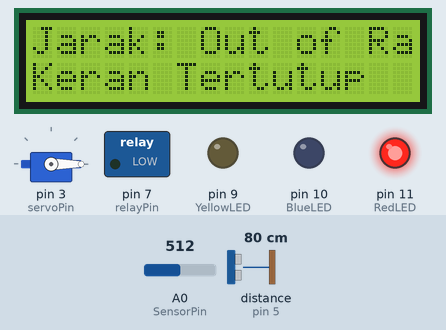
This sketch was run on a simulated Arduino Uno, built with avr-gcc and run on an emulated ATmega328P. Parts: 16×2 character LCD, servo, switched loads named in the sketch (green lamp = pin HIGH), output pins drawn as LEDs (lit = HIGH). Wiring (inferred from the names in the program): ultrasonic range finder: trigger pin 6; echo pin 5. Inputs (shaded band) come from the test bench; at power-on: distance to the obstacle (sensor on pin 5) 80 cm, A0 (SensorPin) = 512. The echo pulse lasts 58.3 µs per cm; pins used as bus, display or sensor lines are not drawn; what the sketch prints to the serial monitor is not drawn.

Above: at 3.2 s.
3.3 s: distance to the obstacle (sensor on pin 5) set to 16 cm
At 6.6 s:
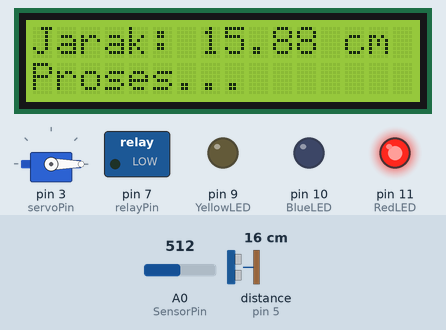
7.0 s: distance to the obstacle (sensor on pin 5) set to 13 cm
At 8.6 s:
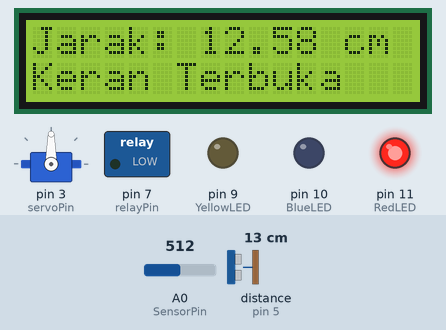
9.3 s: A0 (SensorPin) set to 629
11.3 s: A0 (SensorPin) set to 652
At 12.9 s:
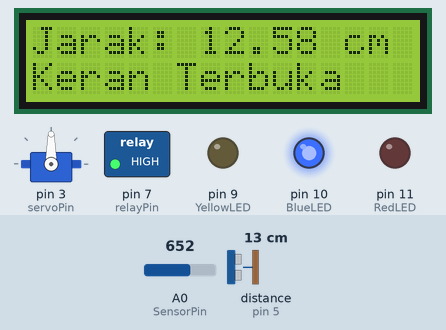
13.9 s: A0 (SensorPin) set to 670
15.9 s: A0 (SensorPin) set to 696
At 18.2 s:
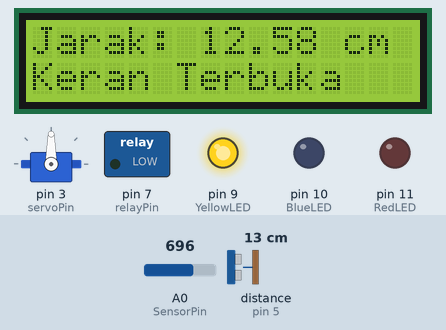
Timing chart, 0 to 19.5 s (numbered marks = the images above; inputs shaded):
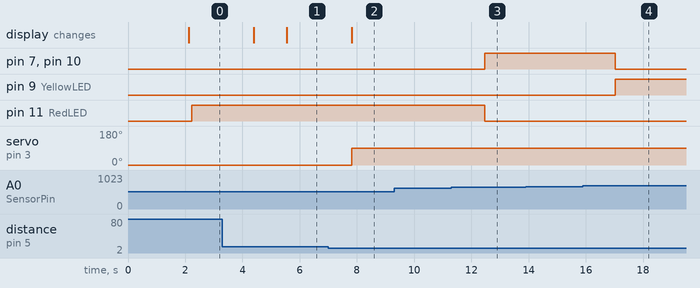

Measured:
- the behaviour switches between 15 and 14 cm on distance to the obstacle (sensor on pin 5) (found by bisection; images 1 and 2)
- the behaviour switches between 636 and 637 on A0 (SensorPin) (found by bisection; images 2 and 3)
- the behaviour switches between 680 and 681 on A0 (SensorPin) (found by bisection; images 3 and 4)
- after the input at 3.3 s, the display: first changes after 1.1 s (image 1 shows a later state)
- after the input at 7.0 s, servo on pin 3 (servoPin): 0° → 90° after 0.82 s; the display: changes after 0.82 s (image 2)
- after the input at 11.3 s, pin 7 (relayPin), pin 10 (BlueLED): LOW → HIGH after 1.2 s; pin 11 (RedLED): HIGH → LOW after 1.2 s
- after the input at 15.9 s, pin 7 (relayPin), pin 10 (BlueLED): HIGH → LOW after 1.1 s; pin 9 (YellowLED): LOW → HIGH after 1.1 s

The sketch:

The_Code_V3.0.0.ino
```cpp
#include <Wire.h>
#include <LiquidCrystal_I2C.h>
#include <Servo.h>

LiquidCrystal_I2C lcd(0x27, 16, 2); // Sesuaikan alamat I2C jika perlu
const int trigPin = 6;
const int echoPin = 5;
Servo myServo; // Deklarasi objek servo
const int servoPin = 3; // Pin servo

#define SensorPin A0      // pH meter Analog output to Arduino Analog Input 0
#define RedLED 11         // Pin untuk LED Merah
#define YellowLED 9     // Pin untuk LED Kuning
#define BlueLED 10         // Pin untuk LED Biru

// Kalibrasi pH
float PH4 = 3.594;
float PH7 = 3.271;
float PH_step;
float Po; // Nilai pH yang dihitung
int nilai_analog_PH;
double TeganganPh;

unsigned long int avgValue;  // Menyimpan nilai rata-rata dari sensor feedback
int buf[10], temp;

const int relayPin = 7;  // Pin untuk Relay Pompa

void setup() {
  Serial.begin(9600);
  lcd.init();
  lcd.backlight();
  lcd.setCursor(0, 0);
  lcd.print("Cek Ketinggian");

  pinMode(trigPin, OUTPUT);
  pinMode(echoPin, INPUT);

  myServo.attach(servoPin); // Hubungkan servo ke pin servo
  myServo.write(0); // Posisi awal servo di 0 derajat (keran tertutup)

  pinMode(SensorPin, INPUT);

  // Inisialisasi LED pin sebagai output
  pinMode(RedLED, OUTPUT);
  pinMode(YellowLED, OUTPUT);
  pinMode(BlueLED, OUTPUT);
  pinMode(relayPin, OUTPUT);  // Inisialisasi relay pompa

  delay(2000); // Tunggu beberapa detik untuk Serial Monitor terbuka
}

void loop() {
  // Kirim sinyal ultrasonik
  digitalWrite(trigPin, LOW);
  delayMicroseconds(2);
  digitalWrite(trigPin, HIGH);
  delayMicroseconds(10);
  digitalWrite(trigPin, LOW);

  // Baca durasi pantulan
  long duration = pulseIn(echoPin, HIGH, 30000); // Timeout 30 ms
  float distance = (duration == 0) ? -1 : duration * 0.034 / 2;

  // Tampilkan hasil di Serial Monitor
  Serial.print("Jarak: ");
  if (distance < 0) {
    Serial.println("Out of Range");
  } else {
    Serial.print(distance);
    Serial.println(" cm");
  }

  // Tampilkan hasil di LCD
  lcd.setCursor(0, 0);
  lcd.print("Jarak: ");
  if (distance < 0 || distance < 1 || distance > 30) { // Hanya tampilkan jarak antara 1 dan 30 cm
    lcd.print("Out of Range   ");
  } else {
    lcd.print(distance);
    lcd.print(" cm    ");
  }

  // Kontrol servo berdasarkan ketinggian air
  if (distance <= 13.80) { // Jika jarak 10 cm atau kurang, buka keran (servo 90 derajat)
    lcd.setCursor(0, 1);
    lcd.print("Keran Terbuka   ");
    myServo.write(90); // Buka keran
  } else if (distance >= 18.50) { // Jika jarak 18.50 cm, tutup keran (servo 0 derajat)
    lcd.setCursor(0, 1);
    lcd.print("Keran Tertutup  ");
    myServo.write(0); // Tutup keran
  } else {
    lcd.setCursor(0, 1);
    lcd.print("Proses...       ");
  }

  // Membaca nilai pH
  for (int i = 0; i < 10; i++) {
    buf[i] = analogRead(SensorPin);
    delay(10);
  }

  for (int i = 0; i < 9; i++) {
    for (int j = i + 1; j < 10; j++) {
      if (buf[i] > buf[j]) {
        temp = buf[i];
        buf[i] = buf[j];
        buf[j] = temp;
      }
    }
  }

  avgValue = 0;
  for (int i = 2; i < 8; i++) avgValue += buf[i];

  // Kalkulasi tegangan dan pH dengan kalibrasi
  nilai_analog_PH = avgValue / 6; // Ambil nilai rata-rata
  TeganganPh = 5.0 / 1024.0 * nilai_analog_PH;

  // Kalkulasi pH berdasarkan kalibrasi dua titik
  PH_step = (PH4 - PH7) / 3;
  Po = 7.00 + ((PH7 - TeganganPh) / PH_step);

  // Tampilkan nilai pH di Serial Monitor
  Serial.print("pH Value: ");
  Serial.print(Po);
  Serial.println("  ");

  // Matikan semua LED terlebih dahulu
  digitalWrite(RedLED, LOW);
  digitalWrite(YellowLED, LOW);
  digitalWrite(BlueLED, LOW);

  // Menentukan LED yang menyala berdasarkan nilai pH
  if (Po < 4) {
    Serial.println("Very Acidic");
    digitalWrite(YellowLED, HIGH); // LED Kuning hidup
    digitalWrite(relayPin, LOW); //Pompa mati (relay tidak aktif)
  } else if (Po >= 4 && Po < 6.5) {
    Serial.println("Acidic");
    digitalWrite(YellowLED, HIGH); // LED Kuning hidup
    digitalWrite(relayPin, LOW); // Pompa mati (relay tidak aktif)
  } else if (Po >= 6.5 && Po <= 8.5) {
    Serial.println("Neutral");
    digitalWrite(BlueLED, HIGH); // LED Biru hidup
    digitalWrite(relayPin, HIGH); // Pompa aktif (relay aktif)
  } else if (Po > 8.5) {
    Serial.println("Alkaline");
    digitalWrite(RedLED, HIGH); // LED Merah hidup
    digitalWrite(relayPin, LOW); // Pompa mati (relay tidak aktif)
  }

  delay(1000); // Tunggu 1 detik sebelum membaca nilai berikutnya
}
```
